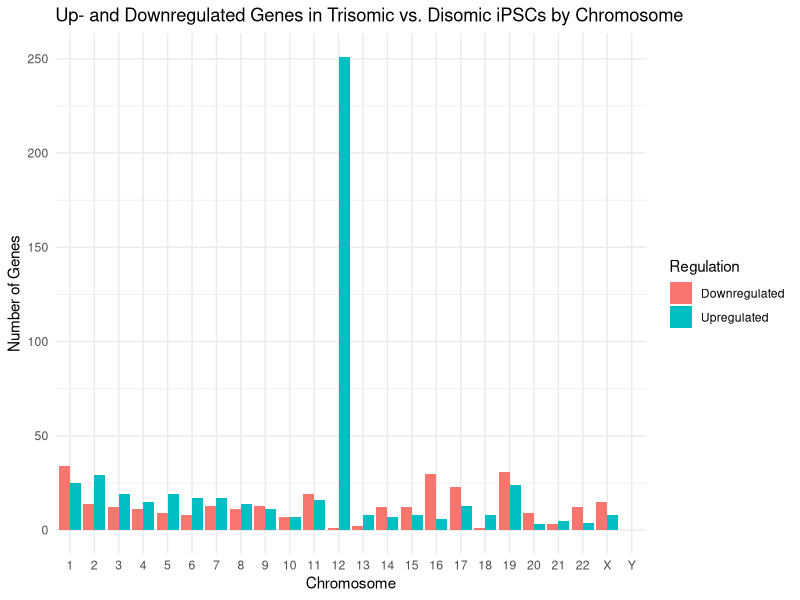

The R source for this figure:
## ---- chunk 1
# Load tidyverse for wrangling, plotting, and file reading
library(tidyverse)
## ---- chunk 2
# Read CSV and preview first few rows
library(readr)

rna <- read_csv("../data/BulkRNAseq_with_Chr.csv")
head(rna)

glimpse(rna)

## ---- chunk 3

# Step 1: Define thresholds
log2fc_cutoff <- log2(1.5)
padj_cutoff <- 0.05

# Step 2: Categorize genes
rna <- rna %>%
  mutate(
    Regulation = case_when(
      log2FoldChange >= log2fc_cutoff & pAdj < padj_cutoff ~ "Upregulated",
      log2FoldChange <= -log2fc_cutoff & pAdj < padj_cutoff ~ "Downregulated",
      TRUE ~ "Not Significant"
    )
  )

# Step 3: Filter out NA chromosome names and define correct chromosome order
valid_chromosomes <- c(as.character(1:22), "X", "Y")

# Step 4: Summarize data per chromosome and regulation category
reg_summary <- rna %>%
  filter(Regulation != "Not Significant", chromosome_name %in% valid_chromosomes) %>%
  mutate(chromosome_name = factor(chromosome_name, levels = valid_chromosomes)) %>%
  count(chromosome_name, Regulation) %>%
  complete(chromosome_name, Regulation, fill = list(n = 0))

# Step 5: Plot
ggplot(reg_summary, aes(x = chromosome_name, y = n, fill = Regulation)) +
  geom_bar(stat = "identity", position = "dodge") +
  labs(
    title = "Up- and Downregulated Genes in Trisomic vs. Disomic iPSCs by Chromosome",
    x = "Chromosome",
    y = "Number of Genes"
  ) +
  theme_minimal()

